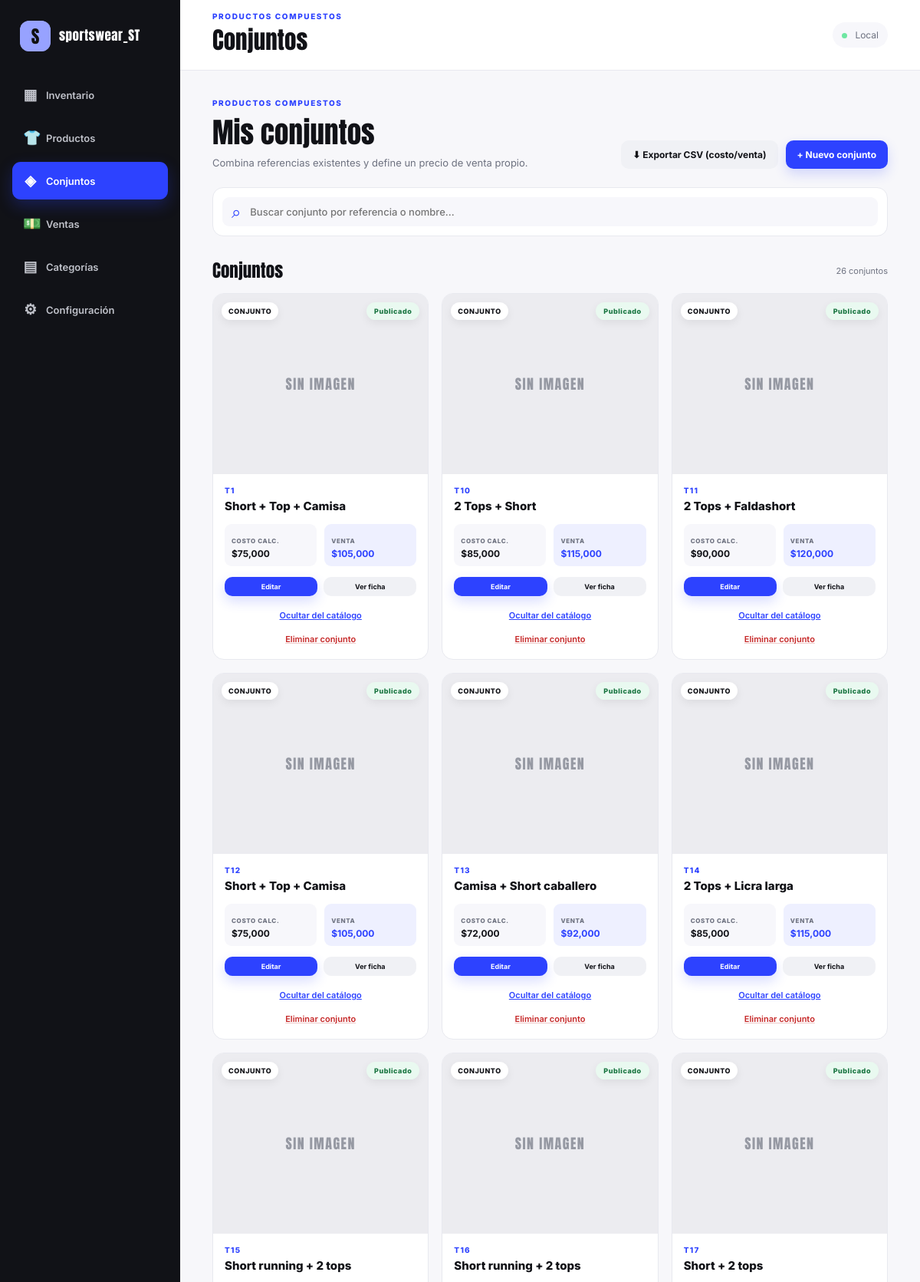
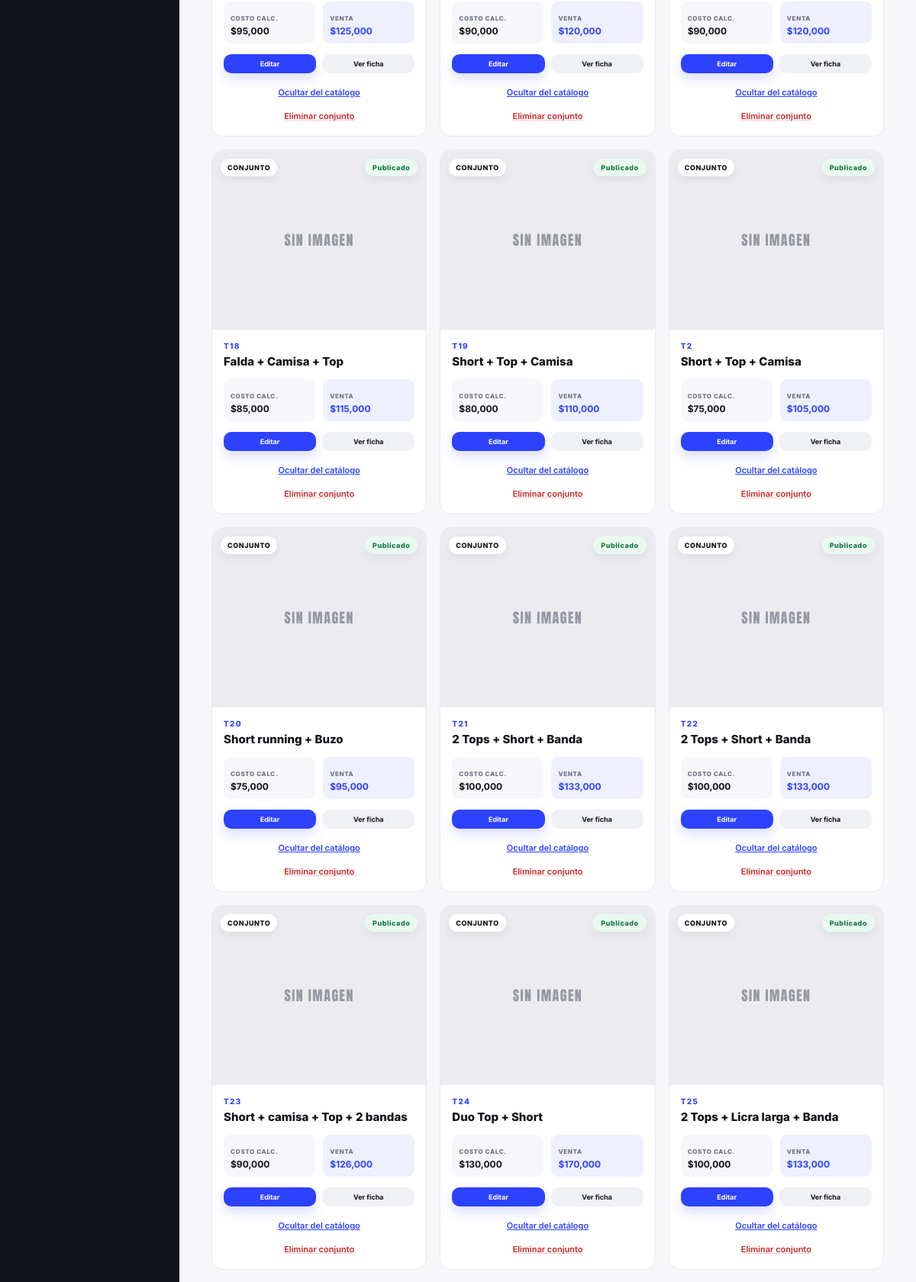
/conjuntos (signed in, upper part), run on the app's committed database (2 pictures, top to bottom).
### tables this page shows
CREATE TABLE settings (
    key TEXT PRIMARY KEY,
    value TEXT
);

CREATE TABLE sets (
    id INTEGER PRIMARY KEY AUTOINCREMENT,
    reference TEXT NOT NULL UNIQUE,
    name TEXT NOT NULL,
    sale_price REAL NOT NULL DEFAULT 0,
    image TEXT
, description TEXT DEFAULT '', updated_at TEXT, published INTEGER NOT NULL DEFAULT 1, sizes TEXT DEFAULT '');

### app.py (the view)
@app.route("/conjuntos")
def sets_list():
    conn = db()
    sets_ = _sets_with_cost(conn)
    conn.close()
    return render_template("sets_list.html", sets=sets_)

### app.py (called while the page is built)
@app.before_request
def require_admin_login():
    path = request.path
    if path.startswith(PUBLIC_PATH_PREFIXES):
        return
    if session.get("admin_logged_in"):
        return
    return redirect(url_for("login", next=path))

def db():
    conn = sqlite3.connect(DB, timeout=10)
    conn.row_factory = sqlite3.Row
    conn.execute("PRAGMA foreign_keys = ON")
    conn.execute("PRAGMA busy_timeout = 8000")
    try:
        conn.execute("PRAGMA journal_mode = WAL")
    except sqlite3.OperationalError:
        pass
    return conn

def get_settings(conn):
    rows = conn.execute("SELECT key, value FROM settings").fetchall()
    s = dict(DEFAULT_SETTINGS)
    s.update({r["key"]: r["value"] for r in rows})
    return s

@app.template_filter("money")
def money(v):
    try:
        return "${:,.0f}".format(float(v or 0))
    except (ValueError, TypeError):
        return "$0"

@app.context_processor
def inject_globals():
    conn = db()
    brand = get_settings(conn)
    conn.close()
    return {"brand": brand}

def _sets_with_cost(conn):
    rows = conn.execute(
        """SELECT s.*, COALESCE(SUM(p.cost * si.quantity),0) AS cost
           FROM sets s
           LEFT JOIN set_items si ON si.set_id=s.id
           LEFT JOIN products p ON p.id=si.product_id
           GROUP BY s.id ORDER BY s.reference"""
    ).fetchall()
    return [dict(r) for r in rows]

### templates/sets_list.html (shortened to what this page needs)
{% extends "base.html" %}
{% block eyebrow %}PRODUCTOS COMPUESTOS{% endblock %}
{% block heading %}Conjuntos{% endblock %}
{% block content %}
<div class="hero-row">
  <div><div class="section-kicker">PRODUCTOS COMPUESTOS</div><h2>Mis conjuntos</h2><p>Combina referencias existentes y define un precio de venta propio.</p></div>
  <div class="hero-actions">
    <a class="secondary" href="{{ url_for('export_catalog_csv') }}">⬇ Exportar CSV (costo/venta)</a>
    <a class="primary" href="{{ url_for('set_new') }}">+ Nuevo conjunto</a>
  </div>
</div>
<div class="toolbar">
  <div class="searchbox"><span>⌕</span><input id="search" placeholder="Buscar conjunto por referencia o nombre..." oninput="filterRows()"></div>
</div>
<div class="section-title"><h3>Conjuntos</h3><span>{{ sets|length }} conjuntos</span></div>
<div class="grid">
{% for s in sets %}
  <article class="card product-row" data-search="{{ (s.reference ~ ' ' ~ s.name)|lower }}">
    <div class="image-wrap">
      {% if s.image %}<img src="{{ url_for('uploaded_file', filename=s.image) }}" class="cover">{% else %}<div class="placeholder">SIN IMAGEN</div>{% endif %}
      <span class="category-chip">CONJUNTO</span>
      <span class="publish-chip {{ 'is-published' if s.published else 'is-hidden' }}">{{ 'Publicado' if s.published else 'Oculto' }}</span>
    </div>
    <div class="cardbody">
      <div class="ref">{{ s.reference }}</div><h3>{{ s.name }}</h3>
      <div class="prices"><div><small>COSTO CALC.</small><b>{{ s.cost|money }}</b></div><div class="sale"><small>VENTA</small><b>{{ s.sale_price|money }}</b></div></div>
      <div class="card-actions">
        <a class="primary small" href="{{ url_for('set_edit', sid=s.id) }}">Editar</a>
        <a class="secondary small" href="{{ url_for('set_detail', sid=s.id) }}">Ver ficha</a>
      </div>
      <form method="post" action="{{ url_for('set_toggle_published', sid=s.id) }}" class="delete-form">
        <button class="link-btn small" type="submit">{{ 'Ocultar del catálogo' if s.published else 'Publicar en el catálogo' }}</button>
      </form>
      <form method="post" action="{{ url_for('set_delete', sid=s.id) }}" onsubmit="return confirm('¿Eliminar el conjunto {{ s.reference }}? Esta acción no se puede deshacer.')" class="delete-form">
        <button class="danger-link small" type="submit">Eliminar conjunto</button>
      </form>
    </div>
  </article>
{% else %}<div class="empty">Todavía no tienes conjuntos registrados.</div>{% endfor %}
</div>
{% endblock %}

### templates/base.html (shortened to what this page needs)
<!doctype html>
<html lang="es">
<head>
{% set fav = url_for('uploaded_file', filename=brand.logo) if brand.logo else url_for('static', filename='favicon.png') %}
<link rel="stylesheet" href="{{ url_for('static', filename='style.css') }}">
</head>
<body>
<div class="app-shell">
  <aside class="sidebar">
    <a class="brand" href="{{ url_for('index') }}">
      <div class="brand-logo">
        {% if brand.logo %}<img src="{{ url_for('uploaded_file', filename=brand.logo) }}" alt="{{ brand.brand_name }}">
        {% else %}<div class="brand-mark">{{ (brand.brand_name or 'S')[:1]|upper }}</div>{% endif %}
      </div>
      <div class="brand-text">{{ brand.brand_name }}</div>
    </a>
    <nav>
      <a class="nav-item {{ 'active' if request.path == '/' else '' }}" href="{{ url_for('index') }}"><span>▦</span>Inventario</a>
      <a class="nav-item {{ 'active' if request.path.startswith('/productos') else '' }}" href="{{ url_for('products_list') }}"><span>👕</span>Productos</a>
      <a class="nav-item {{ 'active' if request.path.startswith('/conjuntos') else '' }}" href="{{ url_for('sets_list') }}"><span>◈</span>Conjuntos</a>
      <a class="nav-item {{ 'active' if request.path.startswith('/ventas') else '' }}" href="{{ url_for('sales_list') }}"><span>💵</span>Ventas</a>
      <a class="nav-item {{ 'active' if request.path.startswith('/categorias') else '' }}" href="{{ url_for('categories_page') }}"><span>▤</span>Categorías</a>
      <a class="nav-item {{ 'active' if request.path.startswith('/configuracion') else '' }}" href="{{ url_for('settings_page') }}"><span>⚙</span>Configuración</a>
    </nav>
  </aside>
  <div class="main-shell">
    <header class="topbar">
      <div><div class="eyebrow">{% block eyebrow %}ADMINISTRACIÓN{% endblock %}</div><h1>{% block heading %}Inventario{% endblock %}</h1></div>
      <span class="online"><span class="status-dot"></span> Local</span>
    </header>
    <main class="content">
      {% block content %}{% endblock %}
    </main>
  </div>
</div>
</body>
</html>

### data on the page
settings: value "S", brand_name "sportswear_ST"
sets: published "Publicado", reference "T1", name "Short + Top + Camisa", cost "$75,000", sale_price "$105,000", published "Ocultar del catálogo"
sets: published "Publicado", reference "T10", name "2 Tops + Short", cost "$85,000", sale_price "$115,000", published "Ocultar del catálogo"
sets: published "Publicado", reference "T11", name "2 Tops + Faldashort", cost "$90,000", sale_price "$120,000", published "Ocultar del catálogo"
sets: published "Publicado", reference "T12", name "Short + Top + Camisa", cost "$75,000", sale_price "$105,000", published "Ocultar del catálogo"
sets: published "Publicado", reference "T13", name "Camisa + Short caballero", cost "$72,000", sale_price "$92,000", published "Ocultar del catálogo"
sets: published "Publicado", reference "T14", name "2 Tops + Licra larga", cost "$85,000", sale_price "$115,000", published "Ocultar del catálogo"
sets: published "Publicado", reference "T15", name "Short running + 2 tops", cost "$95,000", sale_price "$125,000", published "Ocultar del catálogo"
sets: published "Publicado", reference "T16", name "Short running + 2 tops", cost "$90,000", sale_price "$120,000", published "Ocultar del catálogo"
sets: published "Publicado", reference "T17", name "Short + 2 tops", cost "$90,000", sale_price "$120,000", published "Ocultar del catálogo"
sets: published "Publicado", reference "T18", name "Falda + Camisa + Top", cost "$85,000", sale_price "$115,000", published "Ocultar del catálogo"
sets: published "Publicado", reference "T19", name "Short + Top + Camisa", cost "$80,000", sale_price "$110,000", published "Ocultar del catálogo"
sets: published "Publicado", reference "T2", name "Short + Top + Camisa", cost "$75,000", sale_price "$105,000", published "Ocultar del catálogo"
sets: published "Publicado", reference "T20", name "Short running + Buzo", cost "$75,000", sale_price "$95,000", published "Ocultar del catálogo"
sets: published "Publicado", reference "T21", name "2 Tops + Short + Banda", cost "$100,000", sale_price "$133,000", published "Ocultar del catálogo"
sets: published "Publicado", reference "T22", name "2 Tops + Short + Banda", cost "$100,000", sale_price "$133,000", published "Ocultar del catálogo"
sets: published "Publicado", reference "T23", name "Short + camisa + Top + 2 bandas", cost "$90,000", sale_price "$126,000", published "Ocultar del catálogo"
sets: published "Publicado", reference "T24", name "Duo Top + Short", cost "$130,000", sale_price "$170,000", published "Ocultar del catálogo"
sets: published "Publicado", reference "T25", name "2 Tops + Licra larga + Banda", cost "$100,000", sale_price "$133,000", published "Ocultar del catálogo"

### other printed values
{{ sets|length }} "26"
